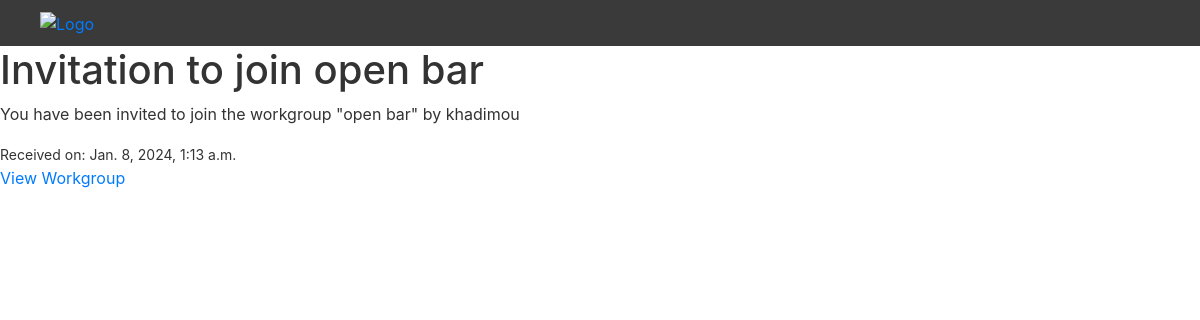
Page /en/notifications/2/ (signed in) on the committed database.
### mentoring_app/models.py (models this page shows, shortened)
class Notification(models.Model):
    recipient = models.ForeignKey(settings.AUTH_USER_MODEL, on_delete=models.CASCADE, related_name='notifications')
    sender = models.ForeignKey(settings.AUTH_USER_MODEL, on_delete=models.CASCADE, null=True, related_name='sent_notifications')
    workgroup = models.ForeignKey('workgroup.WorkGroup', on_delete=models.SET_NULL, null=True, blank=True)
    title = models.CharField(max_length=255)
    body = models.TextField()
    read = models.BooleanField(default=False)
    created_at = models.DateTimeField(auto_now_add=True)
    TYPE_CHOICES = (
        ('invitation', 'Invitation'),
        ('join_request', 'Join Request'),
        ('room_launched','Room launched'),
        ('mentor_promotion', 'Mentor Promotion'),
    )
    type = models.CharField(max_length=20, choices=TYPE_CHOICES, default='invitation')

### workgroup/views.py (the view)
# urls.py: path('notifications/<int:notification_id>/', views.notification_detail, name='notification_detail'),
def notification_detail(request, notification_id):
    notification = get_object_or_404(Notification, id=notification_id, recipient=request.user)
    workgroup_id = notification.workgroup_id
    return render(request, 'notification_detail.html', {'notification': notification, 'workgroup_id': workgroup_id})

### templates/notification_detail.html (shortened to what this page needs)
{% extends 'base_site.html' %}
{% load i18n %}
{% block navbar %}
    {% include 'nav_home.html' %}
{% endblock %}
{% block content %}
    <div class="notification-details">
        <h1>{{ notification.title }}</h1>
        <p>{{ notification.body }}</p>
        <small>{% trans 'Received on: '%}{{ notification.created_at }}</small>
    </div>
    {% if notification.workgroup %}
        <div>
            <a href="{% url 'workgroup_detail' notification.workgroup.id %}">
                {% trans 'View Workgroup' %}
            </a>
        </div>
    {% endif %}
{% endblock %}

### static/css/settings.css (style rules this page uses)
body.light-mode { --background-color: #fff; --text-color: #333; --button-bg-color: #007bff; --button-text-color: #fff; }
body { background-color: var(--background-color); color: var(--text-color); }

### rows in the picture
Notification: title "Invitation to join open bar", body "You have been invited to join the workgroup \"open bar\" by khadimou", created_at "Jan. 8, 2024, 1:13 a.m."
